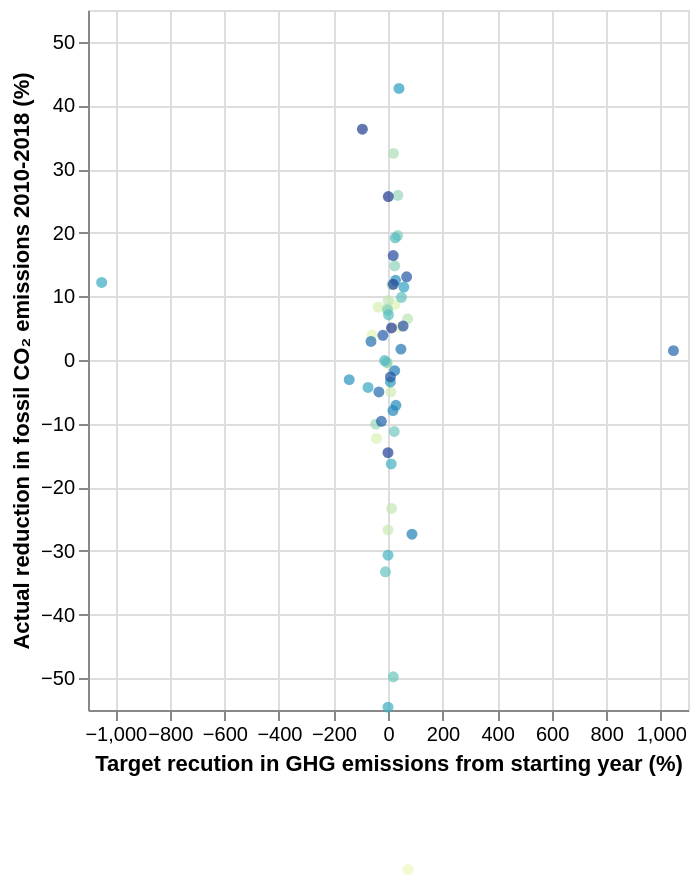

The Vega-Lite source for this figure:
### Vega-Lite specification from a JSON file in a GitHub repository (floating-point values rounded to 4 significant figures)
{"$schema": "https://vega.github.io/schema/vega-lite/v5.json", "height": 350, "width": 300, "data": {"values": [{"country": "Antigua and Barbuda", "CountryCode": "ATG", "Value1": "73.86544", "Value2": "-80.05287", "Detail": "V1: Targeted reduction in GHG emissions from starting year (%) "}, {"country": "Australia", "CountryCode": "AUS", "Value1": "0.5442749", "Value2": "-0.6015453", "Detail": "V2: Actual reduction in fossil CO2 emissions 2010-2018 (%)"}, {"country": "Austria", "CountryCode": "AUT", "Value1": "43.38731", "Value2": "5.149522", "Detail": "Source: Authors' calculations"}, {"country": "Belarus", "CountryCode": "BLR", "Value1": "-58.70491", "Value2": "3.913097", "Detail": ""}, {"country": "Belgium", "CountryCode": "BEL", "Value1": "26.00929", "Value2": "8.748268", "Detail": ""}, {"country": "Brazil", "CountryCode": "BRA", "Value1": "-42.29362", "Value2": "-12.31647", "Detail": ""}, {"country": "Bulgaria", "CountryCode": "BGR", "Value1": "-35.68106", "Value2": "8.323649", "Detail": ""}, {"country": "Canada", "CountryCode": "CAN", "Value1": "10.61223", "Value2": "-5.009324", "Detail": ""}, {"country": "Chile", "CountryCode": "CHL", "Value1": "", "Value2": "-26.70335", "Detail": ""}, {"country": "China", "CountryCode": "CHN", "Value1": "13.19261", "Value2": "-23.32584", "Detail": ""}, {"country": "Croatia", "CountryCode": "HRV", "Value1": "0.5237144", "Value2": "9.350607", "Detail": ""}, {"country": "Cyprus", "CountryCode": "CYP", "Value1": "72.07038", "Value2": "6.468476", "Detail": ""}, {"country": "Czech Republic", "CountryCode": "CZE", "Value1": "-2.665592", "Value2": "8.076766", "Detail": ""}, {"country": "Denmark", "CountryCode": "DNK", "Value1": "20.43183", "Value2": "32.47047", "Detail": ""}, {"country": "EU28", "CountryCode": "EUU", "Value1": "14.61436", "Value2": "11.85945", "Detail": ""}, {"country": "Estonia", "CountryCode": "EST", "Value1": "-45.08773", "Value2": "-10.08565", "Detail": ""}, {"country": "Finland", "CountryCode": "FIN", "Value1": "36.30734", "Value2": "25.88831", "Detail": ""}, {"country": "France and Monaco", "CountryCode": "FRA", "Value1": "24.66791", "Value2": "14.80205", "Detail": ""}, {"country": "Germany", "CountryCode": "DEU", "Value1": "-1.123553", "Value2": "7.808005", "Detail": ""}, {"country": "Greece", "CountryCode": "GRC", "Value1": "35.37377", "Value2": "19.54978", "Detail": ""}, {"country": "Hungary", "CountryCode": "HUN", "Value1": "-3.817337", "Value2": "-0.3910994", "Detail": ""}, {"country": "Iceland", "CountryCode": "ISL", "Value1": "22.94587", "Value2": "-11.22643", "Detail": ""}, {"country": "India", "CountryCode": "IND", "Value1": "19.40171", "Value2": "-49.77568", "Detail": ""}, {"country": "Indonesia", "CountryCode": "IDN", "Value1": "-9.435458", "Value2": "-33.2902", "Detail": ""}, {"country": "Ireland", "CountryCode": "IRL", "Value1": "49.32294", "Value2": "9.848093", "Detail": ""}, {"country": "Israel and Palestine, State of", "CountryCode": "ISR", "Value1": "1.818505", "Value2": "7.108111", "Detail": ""}, {"country": "Italy, San Marino and the Holy See", "CountryCode": "ITA", "Value1": "26.66328", "Value2": "19.20489", "Detail": ""}, {"country": "Japan", "CountryCode": "JPN", "Value1": "-12.2727", "Value2": "-0.0939009", "Detail": ""}, {"country": "Kazakhstan", "CountryCode": "KAZ", "Value1": "0.1229309", "Value2": "-30.6793", "Detail": ""}, {"country": "Korea, Rep.", "CountryCode": "KOR", "Value1": "11.80569", "Value2": "-16.33333", "Detail": ""}, {"country": "Kyrgyz Republic", "CountryCode": "KGZ", "Value1": "", "Value2": "-54.5647", "Detail": ""}, {"country": "Latvia", "CountryCode": "LVA", "Value1": "-1049.911", "Value2": "12.18516", "Detail": ""}, {"country": "Lithuania", "CountryCode": "LTU", "Value1": "-73.23586", "Value2": "-4.312097", "Detail": ""}, {"country": "Luxembourg", "CountryCode": "LUX", "Value1": "58.25935", "Value2": "11.4585", "Detail": ""}, {"country": "Malta", "CountryCode": "MLT", "Value1": "40.28936", "Value2": "42.6689", "Detail": ""}, {"country": "Mexico", "CountryCode": "MEX", "Value1": "8.825021", "Value2": "-3.456272", "Detail": ""}, {"country": "Moldova", "CountryCode": "MDA", "Value1": "-142.2344", "Value2": "-3.086547", "Detail": ""}, {"country": "Netherlands", "CountryCode": "NLD", "Value1": "27.7002", "Value2": "12.52088", "Detail": ""}, {"country": "New Zealand", "CountryCode": "NZL", "Value1": "29.09267", "Value2": "-7.11726", "Detail": ""}, {"country": "Norway", "CountryCode": "NOR", "Value1": "18.07929", "Value2": "-7.950462", "Detail": ""}, {"country": "Papua New Guinea", "CountryCode": "PNG", "Value1": "87.87717", "Value2": "-27.37679", "Detail": ""}, {"country": "Poland", "CountryCode": "POL", "Value1": "24.64013", "Value2": "-1.667205", "Detail": ""}, {"country": "Portugal", "CountryCode": "PRT", "Value1": "47.40415", "Value2": "1.706819", "Detail": ""}, {"country": "Romania", "CountryCode": "ROU", "Value1": "-62.39122", "Value2": "2.918088", "Detail": ""}, {"country": "Russian Federation", "CountryCode": "RUS", "Value1": "-33.37598", "Value2": "-5.026942", "Detail": ""}, {"country": "Serbia and Montenegro", "CountryCode": "SRB", "Value1": "1046.667", "Value2": "1.470749", "Detail": ""}, {"country": "Singapore", "CountryCode": "SGP", "Value1": "-24.28276", "Value2": "-9.631275", "Detail": ""}, {"country": "Slovak Republic", "CountryCode": "SVK", "Value1": "-18.72083", "Value2": "3.886537", "Detail": ""}, {"country": "Slovenia", "CountryCode": "SVN", "Value1": "68.2777", "Value2": "13.06946", "Detail": ""}, {"country": "South Africa", "CountryCode": "ZAF", "Value1": "8.803138", "Value2": "-2.662293", "Detail": ""}, {"country": "Spain and Andorra", "CountryCode": "ESP", "Value1": "55.53876", "Value2": "5.34029", "Detail": ""}, {"country": "Sweden", "CountryCode": "SWE", "Value1": "19.10927", "Value2": "16.40639", "Detail": ""}, {"country": "Switzerland and Liechtenstein", "CountryCode": "CHE", "Value1": "19.46307", "Value2": "11.89629", "Detail": ""}, {"country": "Thailand", "CountryCode": "THA", "Value1": "", "Value2": "-14.56166", "Detail": ""}, {"country": "Ukraine", "CountryCode": "UKR", "Value1": "-93.8937", "Value2": "36.26884", "Detail": ""}, {"country": "United Kingdom", "CountryCode": "GBR", "Value1": "1.19109", "Value2": "25.68957", "Detail": ""}, {"country": "United States", "CountryCode": "USA", "Value1": "12.74026", "Value2": "5.039486", "Detail": ""}]}, "mark": {"type": "point", "filled": true}, "encoding": {"x": {"field": "Value1", "type": "quantitative", "title": "Target recution in GHG emissions from starting year (%)", "scale": {"domain": [-1100, 1100]}}, "y": {"field": "Value2", "type": "quantitative", "title": "Actual reduction in fossil CO₂ emissions 2010-2018 (%)", "scale": {"domain": [-55, 55]}}, "color": {"field": "country", "type": "nominal", "legend": null, "scale": {"scheme": "yellowgreenblue"}}, "tooltip": [{"field": "country"}, {"field": "Value2", "type": "quantitative", "title": "Vaccinations per 100 people"}, {"field": "Value1", "type": "quantitative", "title": "GDP per capita (thousand $)"}]}}
